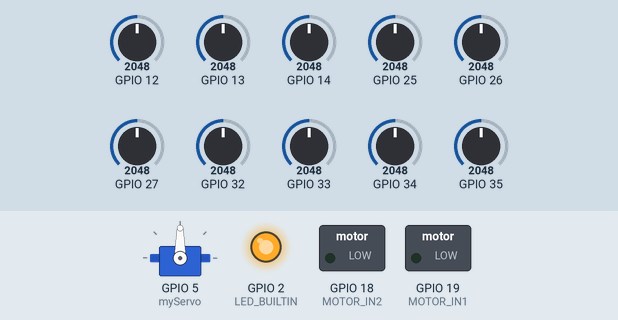
Simulated run of this program. Board: ESP32. Parts: servo, switched loads named in the program (green lamp = pin HIGH), output pins drawn as LEDs (lit = HIGH). Inputs (shaded band) come from the test bench; at power-on: GPIO 12 = 2048, GPIO 13 = 2048, GPIO 14 = 2048, GPIO 25 = 2048, GPIO 26 = 2048, GPIO 27 = 2048, GPIO 32 = 2048, GPIO 33 = 2048, GPIO 34 = 2048, GPIO 35 = 2048.

Above: at 0.1 s.
At 5.1 s:
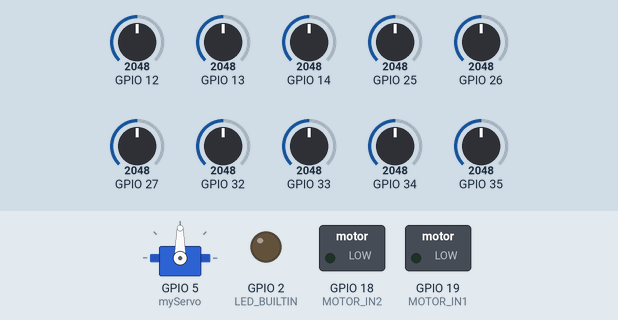
Timing chart, 0 to 6.6 s (numbered marks = the images above):
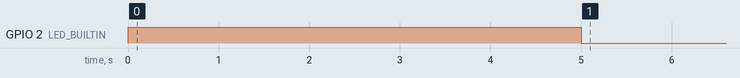

The program:

main.cpp
```cpp
#include <Arduino.h>
#include <QTRSensors.h>
#include <ESP32Servo.h>

#define MOTOR_IN1 19
#define MOTOR_IN2 18
#define BASESPED 60
#define STOP 0

TaskHandle_t Task1;
TaskHandle_t Task2;
portMUX_TYPE state_mux = portMUX_INITIALIZER_UNLOCKED;

//------------ svet
bool is_red = true;
bool is_stop_lin = true;
int porog = 500;

//------------ irda
int sensor = 0;
int lastFilter = 0;

//------------ qtr sensor
QTRSensors qtr;

const uint8_t SensorCount = 10;
uint16_t sensorValues[SensorCount];
int sensetivity = 1000;
int posm = 4500;
int oldpos = 4500;
int stlinr = 0, stlinc = 0;

int t_strt = 0;
bool is_line_passed = false;
bool is_line_passing = false;

uint16_t position;

struct line_data
{
    uint32_t pos = 0;
    size_t start = 0, end = 0;

    int len()
    {
        return end - start;
    }
};

line_data lines[2];
line_data old_line;
line_data cur_line;

size_t line_n = 0;
int line_len = 0;

//------------ servo
Servo myServo;

//------------ motor
int speed = BASESPED;

//------------ pid
class PID
{
    float p, i, d;
    float old_error = 0;
    float integral = 0;

    uint32_t start_time;

public:
    PID(float kp, float ki, float kd)
    {
        p = kp;
        i = ki;
        d = kd;

        start_time = millis();
    }

    int get_angle(int centr)
    {
        int error = centr - 4500;

        const uint32_t now = millis();
        const uint32_t dt = now - start_time;
        float derivative = 0;
        if (dt > 0)
        {
            integral += error * static_cast<float>(dt);
            derivative = (error - old_error) / static_cast<float>(dt);
            old_error = error;
            start_time = now;
        }
        const float angle = (p * error + i * integral + d * derivative) + 90;
        return static_cast<int>(min(max(angle, 57.0f), 123.0f));
    }
};

PID pid{0.01, 0.0015, 0.01}; // { 0.01, 0.004, 0.06 };  //{0.015, 0.0025, 0.04}; // {0.02, 0.003, 0.04}; //{0.015, 0.0025, 0.05}; // 0.015 0.003 0.03

int angle = 90;

int mod(int n) {
    return n >= 0 ? n : -n;
}

void irDa();
line_data get_cool_line();
void find_centers();
void Task1code(void *pvParameters);
void Task2code(void *pvParameters);

void setup()
{
    Serial.begin(115200);
    Serial2.begin(115200);
    // setup pins
    pinMode(MOTOR_IN1, OUTPUT);
    pinMode(MOTOR_IN2, OUTPUT);
    myServo.attach(5);

    // qtr setup
    qtr.setTypeAnalog();
    qtr.setSensorPins((const uint8_t[]){
                          13, 12, 14, 27, 26, 25, 33, 32, 35, 34},
                      SensorCount);
    // qtr calibration
    pinMode(LED_BUILTIN, OUTPUT);
    digitalWrite(LED_BUILTIN, HIGH);
    for (uint16_t i = 0; i < 200; i++)
    {
        qtr.calibrate();
        // delay(10);
    }
    digitalWrite(LED_BUILTIN, LOW);

    xTaskCreatePinnedToCore(
        Task1code, /* Функция задачи. */
        "Task1",   /* Ее имя. */
        10000,     /* Размер стека функции */
        NULL,      /* Параметры */
        1,         /* Приоритет */
        &Task1,    /* Дескриптор задачи для отслеживания */
        0);        /* Указываем пин для данного ядра */
    delay(500);

    xTaskCreatePinnedToCore(
        Task2code, /* Функция задачи. */
        "Task2",   /* Имя задачи. */
        10000,     /* Размер стека */
        NULL,      /* Параметры задачи */
        1,         /* Приоритет */
        &Task2,    /* Дескриптор задачи для отслеживания */
        1);        /* Указываем пин для этой задачи */
    delay(500);
}

int calculateWeightedCenter(const uint16_t *array, int size)
{
    float weightedSum = 0.0;
    float weightSum = 0.0;

    if (array == nullptr || size <= 0)
    {
        return oldpos;
    }
    const int start = min(static_cast<int>(cur_line.start), size);
    const int end = min(static_cast<int>(cur_line.end), size);
    for (int i = start; i < end; i++)
    {
        weightedSum += (float)i * 1000 * array[i];
        weightSum += array[i];
    }

    return weightSum > 0 ? static_cast<int>(weightedSum / weightSum) : oldpos;
}

void Task1code(void *pvParameters)
{
    for (;;)
    {
        // get centr line
        qtr.readCalibrated(sensorValues, QTRReadMode::On);
        portENTER_CRITICAL(&state_mux);
        stlinr = sensorValues[9];
        stlinc = sensorValues[5];
        const bool should_center = is_stop_lin && is_red;
        portEXIT_CRITICAL(&state_mux);
        // pos = qtr.readLineBlack(sensorValues);
        cur_line.start = SensorCount;
        cur_line.end = SensorCount;
        for (int i = 0; i < SensorCount; i++)
        {
            if (sensorValues[i] > porog)
            {
                cur_line.start = i;
                for (; i < SensorCount; i++)
                {
                    if (sensorValues[i] < porog)
                    {
                        cur_line.end = i;
                        break;
                    }
                }
                break;
            }
        }

        posm = min(calculateWeightedCenter(sensorValues, SensorCount), 9000);

        if (abs(posm - oldpos) > 2500)
        {
            posm = oldpos;
        }
        if (should_center || (sensorValues[5] > 800 && sensorValues[0] > 800))
        {
            posm = 4500;
        }

        // if (!is_line_passed)
        // {
        //     if (line_n < 3  && is_line_passing)
        //     {
        //         is_line_passed = true;
        //     }
        //     else if (line_n > 2)
        //     {
        //         is_line_passing = true;
        //     }
        // }

        // Serial.print(pos);
        // Serial.print(" ");
        // Serial.println(posm);
        // for (int i = 0; i < SensorCount; i++){
        //     Serial.print(sensorValues[i]);
        //     Serial.print(" ");
        // }
        // Serial.println();
        // Serial.print(pos);
        // Serial.print(" ");
        // Serial.println(posm);

        // get angle
        angle = pid.get_angle(posm);
        oldpos = posm;

        // Serial.println(angle);

        // // write
        myServo.write(angle);
        delay(1);
    }
}

void Task2code(void *pvParameters)
{
    for (;;)
    {
        irDa();
        portENTER_CRITICAL(&state_mux);
        if (stlinr > 800 && stlinc > 800)
        {
            is_stop_lin = true;
        }
        else
        {
            if (!is_red)
            {
                is_stop_lin = false;
            }
        }
        const bool red = is_red;
        const bool stop_line = is_stop_lin;
        portEXIT_CRITICAL(&state_mux);

        if (red && stop_line)
        {
            speed = 0;
        }
        else if (red)
        {
            speed = BASESPED / 3;
        }
        else
        {
            speed = min(BASESPED, speed + 1);
        }
        analogWrite(MOTOR_IN1, speed);
        analogWrite(MOTOR_IN2, LOW);
        delay(1);
    }
}

void loop()
{
}

void irDa()
{
    if (Serial2.available() > 0)
    {
        lastFilter = Serial2.read();
        if (lastFilter > -1 && lastFilter < 7)
        {
            sensor = lastFilter;
        }
        portENTER_CRITICAL(&state_mux);
        if (sensor == 0 || sensor == 1 || sensor == 4)
        {
            is_red = true;
        }
        else if (sensor == 2 || sensor == 3)
        {
            is_red = false;
        }
        portEXIT_CRITICAL(&state_mux);
    }
}
```
